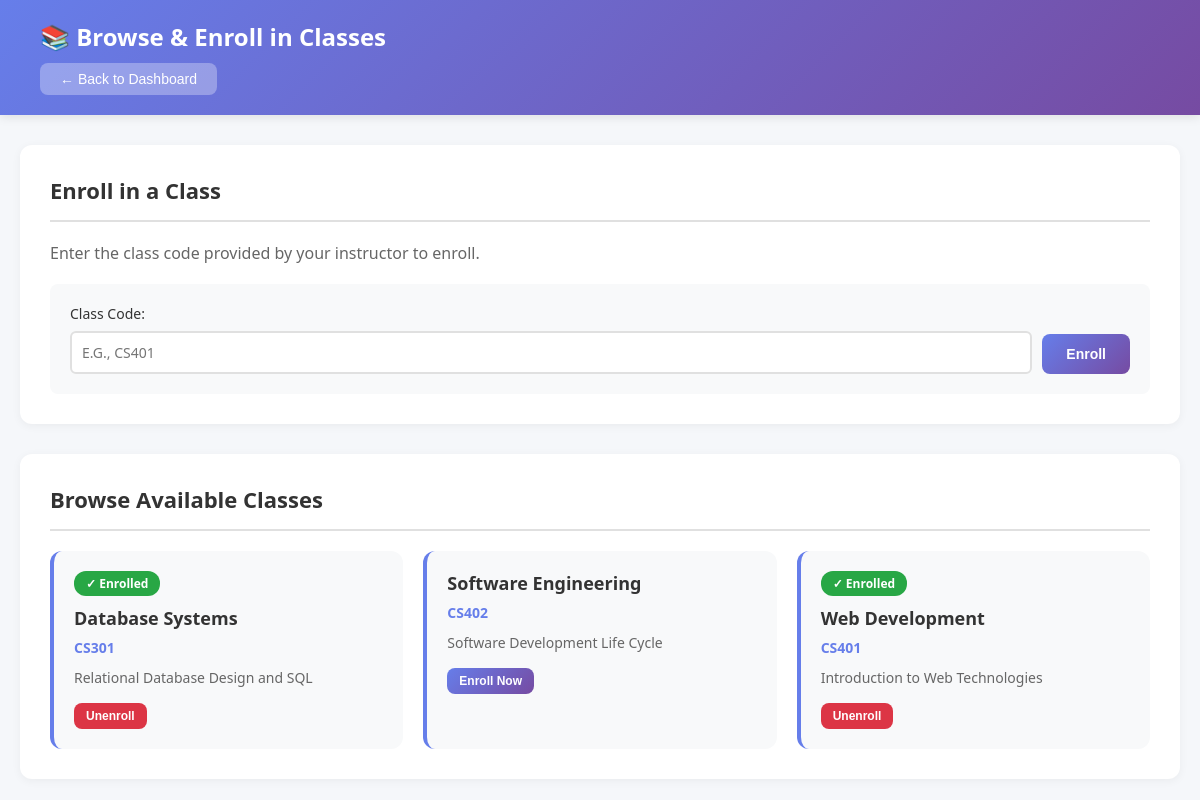
The app's page /manage_classes.php (signed in) with its own data.
### tables this page shows
CREATE TABLE classes (
    class_id INT PRIMARY KEY AUTO_INCREMENT,
    class_name VARCHAR(100) NOT NULL,
    class_code VARCHAR(20) UNIQUE NOT NULL,
    description TEXT,
    created_at TIMESTAMP DEFAULT CURRENT_TIMESTAMP
);

### config.php (called while the page is built, shortened)
<?php
function is_instructor() {
    return isset($_SESSION['user_type']) && $_SESSION['user_type'] === 'instructor';
}
function is_student() {
    return isset($_SESSION['user_type']) && $_SESSION['user_type'] === 'student';
}
?>

### manage_classes.php (the view, shortened to what this page needs)
<?php
require_once 'config.php';
$user_id = $_SESSION['user_id'];
$stmt = $conn->prepare("SELECT class_id, class_name, class_code, description FROM classes ORDER BY class_name");
$stmt->execute();
$result = $stmt->get_result();
$available_classes = [];
while ($row = $result->fetch_assoc()) {
    $available_classes[] = $row;
}
?>
<!DOCTYPE html>
<html lang="en">
<head>
</head>
<body>
    <div class="navbar">
        <h1><?php echo is_instructor() ? '📚 Create & Manage Classes' : '📚 Browse & Enroll in Classes'; ?></h1>
        <button class="back-btn" onclick="window.location.href='dashboard.php'">← Back to Dashboard</button>
    </div>
    <div class="container">
        <?php if (is_instructor()): ?>
            <div class="card">
                <h2>Create New Class</h2>
                <form method="POST" action="" id="createClassForm">
                    <div class="form-grid">
                        <div class="form-group">
                            <label for="class_name">Class Name*:</label>
                            <input type="text" id="class_name" name="class_name"
                                   placeholder="e.g., Web Development" required>
                        </div>
                        <div class="form-group">
                            <label for="class_code">Class Code*:</label>
                            <input type="text" id="class_code" name="class_code"
                                   placeholder="e.g., CS401" required
                                   pattern="[A-Z]{2,4}[0-9]{3,4}"
                                   title="Format: 2-4 letters followed by 3-4 numbers (e.g., CS401)">
                            <small style="color: #666; font-size: 12px;">Format: CS401, MATH101, etc.</small>
                        </div>
                    </div>
                    <div class="form-group">
                        <label for="description">Description:</label>
                        <textarea id="description" name="description"
                                  placeholder="Brief description of the course..."></textarea>
                    </div>
                    <div class="form-grid">
                        <div class="form-group">
                            <label for="semester">Semester*:</label>
                            <select id="semester" name="semester" required>
                                <option value="">Select...</option>
                                <option value="Spring">Spring</option>
                                <option value="Summer">Summer</option>
                                <option value="Fall" selected>Fall</option>
                                <option value="Winter">Winter</option>
                            </select>
                        </div>
                        <div class="form-group">
                            <label for="year">Year*:</label>
                            <input type="number" id="year" name="year"
                                   value="<?php echo date('Y'); ?>"
                                   min="2024" max="2030" required>
                        </div>
                    </div>
                    <button type="submit" name="create_class" class="btn">Create Class</button>
                </form>
            </div>
        <?php else: ?>
            <div class="card">
                <h2>Enroll in a Class</h2>
                <p style="color: #666; margin-bottom: 20px;">
                    Enter the class code provided by your instructor to enroll.
                </p>
                <div class="enroll-form">
                    <form method="POST" action="" id="enrollForm">
                        <div class="form-group">
                            <label for="enroll_class_code">Class Code:</label>
                            <input type="text" id="enroll_class_code" name="enroll_class_code"
                                   placeholder="e.g., CS401" required
                                   style="text-transform: uppercase;">
                        </div>
                        <button type="submit" name="enroll_class" class="btn">Enroll</button>
                    </form>
                </div>
            </div>
        <?php endif; ?>
        <div class="card">
            <h2><?php echo is_instructor() ? 'All Classes' : 'Browse Available Classes'; ?></h2>
            <?php if (empty($available_classes)): ?>
                <p style="text-align: center; color: #999; padding: 40px;">
                    No classes available yet.
                </p>
            <?php else: ?>
                <div class="classes-grid">
                    <?php foreach ($available_classes as $class): ?>
                        <?php
                        $is_enrolled = false;
                        if (is_student()) {
                            $stmt = $conn->prepare("SELECT enrollment_id FROM enrolls WHERE student_id = ? AND class_id = ?");
                            $stmt->bind_param("ii", $user_id, $class['class_id']);
                            $stmt->execute();
                            $result = $stmt->get_result();
                            $is_enrolled = $result->num_rows > 0;
                        }
                        ?>
                        <div class="class-card">
                            <?php if ($is_enrolled): ?>
                                <div class="enrolled-badge">✓ Enrolled</div>
                            <?php endif; ?>
                            <h3><?php echo htmlspecialchars($class['class_name']); ?></h3>
                            <div class="class-code"><?php echo htmlspecialchars($class['class_code']); ?></div>
                            <div class="description">
                                <?php echo htmlspecialchars($class['description'] ?: 'No description available'); ?>
                            </div>
                            <?php if (is_student()): ?>
                                <?php if ($is_enrolled): ?>
                                    <form method="POST" action="" style="display: inline;"
                                          onsubmit="return confirm('Are you sure you want to unenroll?')">
                                        <button type="submit" name="unenroll_class" class="btn btn-small btn-danger">
                                            Unenroll
                                        </button>
                                    </form>
                                <?php else: ?>
                                    <form method="POST" action="" style="display: inline;">
                                        <button type="submit" name="enroll_class" class="btn btn-small">
                                            Enroll Now
                                        </button>
                                    </form>
                                <?php endif; ?>
                            <?php endif; ?>
                        </div>
                    <?php endforeach; ?>
                </div>
            <?php endif; ?>
        </div>
    </div>
</body>
</html>

### manage_classes.php (style rules this page uses)
* { margin: 0; padding: 0; box-sizing: border-box; }
body { font-family: 'Segoe UI', Tahoma, Geneva, Verdana, sans-serif; background: #f5f7fa; min-height: 100vh; }
.navbar { background: linear-gradient(135deg, #667eea 0%, #764ba2 100%); color: white; padding: 20px 40px; box-shadow: 0 2px 10px rgba(0,0,0,0.1); }
.navbar h1 { font-size: 24px; margin-bottom: 10px; }
.back-btn { background: rgba(255, 255, 255, 0.3); color: white; border: none; padding: 8px 20px; border-radius: 8px; cursor: pointer; font-size: 14px; transition: all 0.3s; }
.container { max-width: 1200px; margin: 30px auto; padding: 0 20px; }
.card { background: white; border-radius: 12px; padding: 30px; box-shadow: 0 2px 10px rgba(0,0,0,0.05); margin-bottom: 30px; }
.card h2 { color: #333; font-size: 22px; margin-bottom: 20px; padding-bottom: 15px; border-bottom: 2px solid #e0e0e0; }
.form-group { margin-bottom: 15px; }
.form-group label { display: block; margin-bottom: 8px; color: #333; font-weight: 500; font-size: 14px; }
.form-group input, .form-group select, .form-group textarea { width: 100%; padding: 10px; border: 2px solid #e0e0e0; border-radius: 6px; font-size: 14px; font-family: inherit; }
.btn { padding: 12px 24px; background: linear-gradient(135deg, #667eea 0%, #764ba2 100%); color: white; border: none; border-radius: 8px; cursor: pointer; font-size: 14px; font-weight: 600; transition: all 0.3s; }
.btn-small { padding: 6px 12px; font-size: 12px; }
.btn-danger { background: #dc3545; }
.classes-grid { display: grid; grid-template-columns: repeat(auto-fill, minmax(300px, 1fr)); gap: 20px; margin-top: 20px; }
.class-card { background: #f8f9fa; border-radius: 12px; padding: 20px; border-left: 4px solid #667eea; transition: all 0.3s; }
.class-card h3 { color: #333; font-size: 18px; margin-bottom: 8px; }
.class-card .class-code { color: #667eea; font-weight: 600; font-size: 14px; margin-bottom: 10px; }
.class-card .description { color: #666; font-size: 14px; margin-bottom: 15px; line-height: 1.5; }
.enroll-form { background: #f8f9fa; padding: 20px; border-radius: 8px; margin-top: 20px; }
.enroll-form form { display: flex; gap: 10px; align-items: flex-end; }
.enroll-form .form-group { flex: 1; margin-bottom: 0; }
.enrolled-badge { background: #28a745; color: white; padding: 4px 12px; border-radius: 12px; font-size: 12px; font-weight: 600; display: inline-block; margin-bottom: 10px; }

### records on screen
classes: shows "✓ Enrolled", class_name "Database Systems", class_code "CS301", description "Relational Database Design and SQL"
classes: class_name "Software Engineering", class_code "CS402", description "Software Development Life Cycle"
classes: shows "✓ Enrolled", class_name "Web Development", class_code "CS401", description "Introduction to Web Technologies"
